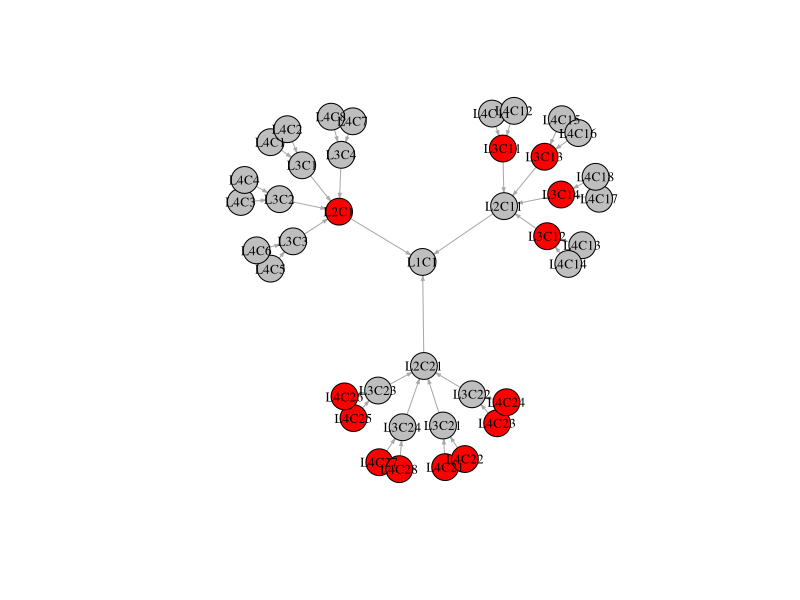

Here is the R script that generated this plot:
## ---- chunk 1
#clsList<-cbind(100,10)
#stdList<-c(1,1.5)
#dumDim<-5

LinearSimFunc <- function(clsList,stdList,dumDim) {
  totalDim <-length(clsList) + dumDim
  totalRow <- sum(clsList)
  mat<- matrix( rnorm(totalRow*totalDim,mean=0,sd=1), totalRow, totalDim) 
  Y <-matrix(0, totalRow, 1)
  cls<-matrix(0, totalRow, 1)
  k<-1
  for(i in seq(1, length(clsList), by = 1) )
  {
    n<-clsList[i]
    const1<-runif(1, min=2, max=10)
    for( j in seq(k,k+n-1) )
    {
      cls[j] <-i
      Y[j]<- const1*mat[j,i]
    }
    k<-k+n
  }
  return(list("Y"=Y,"mat"=mat,"cls"=cls))
}


clusterSimpleGenT1Func <- function(indvN) {
  N<-indvN*8
  clsLayer<-matrix(1, N, 3)
  nL2<-indvN*2
  for (i in seq(1,4) ) # fill 2nd layer
  {
    st<-(i-1)*nL2+1
    fn<-i*nL2
    clsLayer[ st:fn, 2]<-i;
    
  }
  for (i in seq(1,8) ) # fill 3nd layer
  {
    st<-(i-1)*indvN+1
    fn<-i*indvN
    clsLayer[ st:fn, 3]<-i;
    
  }
  clsList<-cbind(N)
  stdList<-c(1)
  dumDim<-19
  out<- LinearSimFunc(clsList,stdList,dumDim)
  return(list("clsLayer"=clsLayer,"Y"=out$Y,"X"=out$mat,"cls"=out$cls))
}

clusterSimpleGenT2Func <- function(indvN) {
  N<-indvN*8
  clsLayer<-matrix(1, N, 3)
  nL2<-indvN*2
  for (i in seq(1,4) ) # fill 2nd layer
  {
    st<-(i-1)*nL2+1
    fn<-i*nL2
    clsLayer[ st:fn, 2]<-i;
    
  }
  for (i in seq(1,8) ) # fill 3nd layer
  {
    st<-(i-1)*indvN+1
    fn<-i*indvN
    clsLayer[ st:fn, 3]<-i;
    
  }
  clsList<-cbind(nL2,nL2,nL2,nL2)
  stdList<-c(1,1,1,1)
  dumDim<-16
  out<- LinearSimFunc(clsList,stdList,dumDim)
  return(list("clsLayer"=clsLayer,"Y"=out$Y,"X"=out$mat,"cls"=out$cls))
}

clusterSimpleGenT3Func <- function(indvN) {
  N<-indvN*8
  clsLayer<-matrix(1, N, 3)
  nL2<-indvN*2
  for (i in seq(1,4) ) # fill 2nd layer
  {
    st<-(i-1)*nL2+1
    fn<-i*nL2
    clsLayer[ st:fn, 2]<-i;
    
  }
  for (i in seq(1,8) ) # fill 3nd layer
  {
    st<-(i-1)*indvN+1
    fn<-i*indvN
    clsLayer[ st:fn, 3]<-i;
    
  }
  clsList<-cbind(indvN,indvN,indvN,indvN,indvN,indvN,indvN,indvN)
  stdList<-c(1,1,1,1,1,1,1,1)
  dumDim<-12
  out<- LinearSimFunc(clsList,stdList,dumDim)
  return(list("clsLayer"=clsLayer,"Y"=out$Y,"X"=out$mat,"cls"=out$cls))
}

clusterSimpleGenT4Func <- function(indvN) {
  Data1<-clusterSimpleGenT1Func(indvN)
  Data2<-clusterSimpleGenT2Func(indvN)
  Data3<-clusterSimpleGenT3Func(indvN)
  
  clsLayer<-rbind(Data1$clsLayer,Data2$clsLayer+10,Data3$clsLayer+20)
  rN<-dim(clsLayer)[1]
  clsLayer<-cbind(numeric(rN)+1,clsLayer)
  Y<-rbind(Data1$Y,Data2$Y,Data3$Y)
  X<-rbind(Data1$X,Data2$X,Data3$X)
  cls<-rbind(Data1$cls,Data2$cls,Data3$cls)
  return(list("clsLayer"=clsLayer,"Y"=Y,"X"=X,"cls"=cls))
}

## ---- chunk 2
remappingClusterInx<-function(clsLayer)
{
  nL<- dim(clsLayer)[2]
  nIdv<-dim(clsLayer)[1]
  nclsLayer<-matrix(1, nIdv, nL)
  clsNameMappingTable<-list()
  for(i in seq(1,nL))
  {
    currLayer<-clsLayer[,i]
    currLayerList<-unique(currLayer)
    #print(sprintf("rmmfunc L%d",i) )
    #print(currLayerList)
    for( j in seq(1,length(currLayerList)))
    {
      targetInxvec <-currLayer== currLayerList[j]
      nclsLayer[targetInxvec,i] <-j
    }
    clsNameMappingTable[[i]]<-currLayerList
  }
  
  return(list("nclsLayer"=nclsLayer,"clsNameMappingTable"=clsNameMappingTable))
}
## ---- chunk 3
# setting
linearModelTraining<-function(DataT)
{
  
insigThs <- 1e-8
alpha<- 0.05
# ====================

out1<-remappingClusterInx(DataT$clsLayer)
DataT$clsLayer<-out1$nclsLayer
DataT$clsNameMappingTable<-out1$clsNameMappingTable
out<-dim(DataT$clsLayer)
N<-out[[1]]
nL<-out[[2]]
models<-list()
residualMat<-matrix(0,N,nL)
nNodes <-0
IDk<-1
for(inx in seq(1,nL))
{
  currLayer<- DataT$clsLayer[,inx]
  currLayerList<-unique(currLayer)
  nCls<- length( currLayerList )
  nNodes<-nNodes + nCls
  submodels<-list()
  for(inx2 in seq(1,nCls))
  {
    inxFilterVec<- currLayer == currLayerList[inx2]
    x<-DataT$X[inxFilterVec,]
    y<-DataT$Y[inxFilterVec,]
    df = data.frame(y, x)
    #===========================st Linear model
    submodels[[inx2]] <- lm(y ~ ., data = df)
    submodels[[inx2]] $ID<-IDk
    IDk<-IDk +1
    #===========================fn Linear model
    if(inx<nL)
      submodels[[inx2]]$ChildrenCls<- unique(DataT$clsLayer[inxFilterVec,inx+1])
    else
      submodels[[inx2]]$ChildrenCls<- NULL
    
    if(inx>1)
    {
      submodels[[inx2]]$ParentCls<- unique(DataT$clsLayer[inxFilterVec,inx-1])
    }
    else
      submodels[[inx2]]$ParentCls<- NULL
    
    submodels[[inx2]]$optFlag<-FALSE
    
    SelectedFeatures<- summary(submodels[[inx2]])$coefficients[,4] < alpha
    sigFeature<- abs(summary(submodels[[inx2]])$coefficient[,1])>insigThs
    
    SelectedFeatures<- SelectedFeatures & sigFeature 
    selFeatureSet<-1:length(SelectedFeatures)
    selFeatureSet<- selFeatureSet[SelectedFeatures]
    submodels[[inx2]]$selFeatureSet<-selFeatureSet
    
    if(length(y)>1)
      residualMat[inxFilterVec,inx] <- submodels[[inx2]]$residuals
    else
      residualMat[inxFilterVec,inx] <-sum(submodels[[inx2]]$residuals)
    
    submodels[[inx2]]$clsName<-sprintf("C%g",DataT$clsNameMappingTable[[inx]][[inx2]])
    print(sprintf("Layer%d,Cls:%s",inx,submodels[[inx2]]$clsName))
  }
  
  models[[inx]]<-submodels
}
  DataT$nNodes<-nNodes
  return(list("models"=models,"DataT"=DataT))
}
## ---- chunk 4
realNumBits = 64
insigThs = 1
#============= NEW
getRealStoreBits<-function(realVec)
{
  # getRealStoreBits(realVec)$realVecBits
  normalizedRealVec<-realVec
  normalizedRealVec[abs(normalizedRealVec)==insigThs]<-2 # for val = 1 need 2 bits
  normalizedRealVec[abs(normalizedRealVec)<insigThs]<-1
  realVecBits <- sum( ceiling(log2(abs(normalizedRealVec)) )+1)
  return(list("realVecBits"=realVecBits))
}

getModelInfoRecRatio<-function(h1ResidualVec,h2ResidualVec,h1coeff,h2coeff)
{
  h1ResBits<-getRealStoreBits(h1ResidualVec)$realVecBits
  h2ResBits<-getRealStoreBits(h2ResidualVec)$realVecBits
  h1modelBits <- getRealStoreBits(h1coeff)$realVecBits
  h2modelBits <- getRealStoreBits(h2coeff)$realVecBits
  h1TotalBits <- (h1ResBits+h1modelBits )
  h2TotalBits <- (h2ResBits+h2modelBits )
  modelInfoRecBitsRatio<-(  h1TotalBits -  h2TotalBits )/h1TotalBits
  return(list("modelInfoRecRatio"=modelInfoRecBitsRatio,"h1ResBits"=h1ResBits,"h2ResBits"=h2ResBits,"h1modelBits"=h1modelBits,"h2modelBits"=h2modelBits))
}
## ---- chunk 5
crossValEstFunc<-function(X,Y,clsInxVec)
{
  # X is a vector of independent vars, Y is a vector of a dependent var.
  # clsInxVec is a vector of clustering indices of rows in X and Y.
  # clsInxVec is always the local index vector!
  
  # return Coefficient of Determination R^2
  clsVec<-unique(clsInxVec)
  predY<-numeric(length(Y))
  
  #print(length(clsVec))
  for(cls in clsVec)
  {
    # cls is the validate cluster and the rest are training part
    currClsInx<-clsInxVec == cls
    currReverseClsInx <- !currClsInx # training
    
    #print(sprintf("Cls%d, Length%d",cls,sum(currClsInx)))
    
    x<-X[currReverseClsInx,]
    y<-Y[currReverseClsInx]
    
    df = data.frame(y, x)
    
    
    model1<- lm(y ~ ., data = df)
    
    if(sum(currClsInx)!=1)
    {
      predYtmp<-predict(model1, data.frame(X[currClsInx,]) )
    }
    else
      predYtmp<-0

    predY[currClsInx]<-predYtmp
  }
  return(list("r2"=cor(Y,predY)^2))
}

crossVal10FoldEstFunc<-function(X,Y)
{
  # X is a vector of independent vars, Y is a vector of a dependent var.
  # clsInxVec is a vector of clustering indices of rows in X and Y.
  # clsInxVec is always the local index vector!
  
  # return Coefficient of Determination R^2
  
  train.control <- trainControl(method = "cv", number = 10)

  x<-X
  y<-Y
  
  df = data.frame(y, x)
  
  
  model1 <- train(y ~., data = df, method = "lm",
             trControl = train.control)

  return(list("r2"=model1$results$Rsquared))
}
## ---- chunk 6
library(caret)
FindMaxHomoPartition<-function(DataT,gamma)
{
minR2cv<-Inf
out<-dim(DataT$clsLayer)
N<-out[[1]]
nL<-out[[2]]
Vc <-cbind(numeric(N),numeric(N))
out<-linearModelTraining(DataT)
models<-out$models
DataT<-out$DataT

#options( warn = -1 )
for(k in seq(1,nL))
{
  
  nCls<-length(models[[k]]) # number of cluster in ith layer
  currLayerList<- unique(DataT$clsLayer[,k])
  cat("\014")
  for(j in seq(1,nCls)) 
  {
     
    inxFilterVec<-DataT$clsLayer[,k] == currLayerList[j] # selecting only members of jth cluster in ith layer
    H0coeff<-mean(DataT$Y[inxFilterVec],na.rm = TRUE)
    H0Residual<- DataT$Y[inxFilterVec]-H0coeff
    H1coeff<-models[[k]][[j]]$coefficients
    HlinResidual<-models[[k]][[j]]$residuals
    
    H0Residual[is.na(H0Residual)]<-0
    H1coeff[is.na(H1coeff)]<-0
    HlinResidual[is.na(HlinResidual)]<-0
    
    # positive modelInfoRecRatio  == H1 better than H0
    modelInfoRecRatio<- getModelInfoRecRatio(H0Residual,HlinResidual,H0coeff,H1coeff)$modelInfoRecRatio
    

    models[[k]][[j]]$modelInfoRecRatio<-modelInfoRecRatio # modelInfoRecRatio>0 mean better than H0
    if(min(Vc[inxFilterVec,1])==0 )
    {
      if(!is.null(models[[k]][[j]]$ChildrenCls))
      {
        HparentCoeff<-H1coeff
        HparentResidual<-HlinResidual
        HparentCoeff[is.na(HparentCoeff)]<-0
        HparentResidual[is.na(HparentResidual)]<-0
        
        
        HchildrenCoeff<-list()
        HchildrenResidual<-list()
        
        
        #======= cross-validation
        clsInxVec<-DataT$clsLayer[inxFilterVec,k+1]
        if(length(unique(clsInxVec))>1)
        {
          R2cv<-crossValEstFunc(DataT$X[inxFilterVec,],DataT$Y[inxFilterVec],clsInxVec)$r2
          
          for(chCls in models[[k]][[j]]$ChildrenCls)
          {
            HchildrenCoeff<-append(HchildrenCoeff,t(as.list(models[[k+1]][[chCls]]$coefficients)) )
            HchildrenResidual<-append(HchildrenResidual,as.list(models[[k+1]][[chCls]]$residuals) )
          }
          HchildrenCoeff<-as.numeric(HchildrenCoeff)
          HchildrenCoeff[is.na(HchildrenCoeff)]<-0
          
          HchildrenResidual<-as.numeric(HchildrenResidual)
          HchildrenResidual[is.na(HchildrenResidual)]<-0
          clustInfoRecRatio<- getModelInfoRecRatio(HchildrenResidual,HparentResidual,HchildrenCoeff,HparentCoeff)$modelInfoRecRatio
          models[[k]][[j]]$clustInfoRecRatio<-clustInfoRecRatio
        
        }else
        {
          R2cv<-0
          clustInfoRecRatio<-0
        }
#         print(sprintf("R2cv:%f",R2cv))
        models[[k]][[j]]$R2cv<-R2cv
        
        # end cross-validation
        
        
        if(clustInfoRecRatio >0 && R2cv>=gamma )
        {
          minR2cv<-min(c(minR2cv,R2cv))
          Vc[inxFilterVec,1] <- k
          Vc[inxFilterVec,2] <- j 
        }
    
      }else # No child
      {
        if(sum(inxFilterVec)>100)
        {
          R2cv<-crossVal10FoldEstFunc(DataT$X[inxFilterVec,],DataT$Y[inxFilterVec])$r2
        }
        else
        {
          R2cv<-0
        }
#         print(sprintf("R2cv:%f",R2cv))
        minR2cv<-min(c(minR2cv,R2cv))
        models[[k]][[j]]$R2cv<-R2cv
        Vc[inxFilterVec,1] <- k
        Vc[inxFilterVec,2] <- j
      }
      print(sprintf("Calculating Layer%d,Cls%d:modelInfoRecRatio %f, R2cv %f",k,j,modelInfoRecRatio,R2cv))
    }
  }
}

Copt<-unique(Vc)
M<-dim(Copt)[1]
Copt<-cbind(Copt,numeric(M),numeric(M))
for(j in seq(1,M))
{
  Copt[j,3] <- models[[Copt[j,1]]][[Copt[j,2]]]$modelInfoRecRatio
  Copt[j,4] <- models[[Copt[j,1]]][[Copt[j,2]]]$R2cv
}
cat("\014") 
print("========== List of Optimal Clusters ==========")
for(i in seq(1,M))
{
  clsName<-models[[Copt[i,1]]][[Copt[i,2]]]$clsName
  print(sprintf("Layer%d,ClS-%s:modelInfoRecRatio=%.2f, R2cv=%.2f",Copt[i,1],clsName,Copt[i,3],Copt[i,4]) )
}
print(sprintf("minR2cv:%f",minR2cv))
#print(Copt)
#options( warn = 1 )
return(list("Copt"=Copt,"models"=models,"minR2cv"=minR2cv,"DataT"=DataT) )
}

## ---- chunk 7
greedyAlgo<-function(DataT,out)
{
N<-length(DataT$Y)
flagVec<-logical(N)
nL<-dim(DataT$clsLayer)[2]
Vc <-cbind(numeric(N),numeric(N))
mSquareErr<-list()
sortVec<-list()
sortCls<-list()
l<-1
for(k in seq(1,nL) )
{
  currLayer<-unique(DataT$clsLayer[,k])
  layerMSquareErr<-list()
  for(j in seq(1,length(currLayer) ) )
  {
    sortVec[[l]]<-mean(out$models[[k]][[j]]$residuals^2)
    sortCls[[l]]<-c(j,k)
    l=l+1
  }
  
}
sortVec<-as.numeric(sortVec)
orderVec<-order(sortVec)

for(i in orderVec)
{
  currCls<-sortCls[[i]]
  mark<-unique(DataT$clsLayer[,currCls[2]])
  inxVec<-DataT$clsLayer[,currCls[2]] == mark[currCls[1] ]
  if(sum(flagVec[inxVec])==0)
  {
    flagVec[inxVec]<-TRUE
    k<-currCls[2] # Layer
    j<-currCls[1] # Cls in Layer
    Vc[inxVec,1]<-k
    Vc[inxVec,2]<-j
    
    print(sprintf("Greedy: Layer%d, cls%d",k,j) )
    if(is.null(out$models[[k]][[j]]$R2cv))
    {
      inxFilterVec<-DataT$clsLayer[,k] == j # selecting only members of jth cluster in ith layer
      out$models[[k]][[j]]$R2cv<- crossVal10FoldEstFunc(DataT$X[inxFilterVec,],DataT$Y[inxFilterVec])$r2
    }
  }
}
CoptGreedy<-unique(Vc)
return(list("Copt"=CoptGreedy,"out"=out))
}
## ---- chunk 8
# support function
getResidualFromCopt<-function(Copt,models)
{
  M<-dim(Copt)[1]
  residuals<-list()
  for(i in seq(1,M))
  {
    residuals<-append(residuals,models[[Copt[i,1]]][[Copt[i,2]]]$residuals)
  }
  return(list("residuals"=as.numeric(residuals) ) )
}
getPartitionFscore<-function(TrueCopt,Copt,clsLayer)
{
  # TrueCopt[k,j] 

  TrueCopt<-matrix(TrueCopt,ncol=2)
  #Copt<-matrix(Copt,ncol=4)
  N1<-dim(TrueCopt)[1]
  N2<-dim(Copt)[1]
  TrueFlag<-logical(N1)
  PredFlag<-logical(N2)
  Fscore<-0
  TP<-0
  FP<-0
  FN<-0
  
  for(i1 in seq(1,N1))
  {
    currTrCls<-TrueCopt[i1,1:2]
    for(i2 in seq(1,N2))
    {
      currPdCls<-Copt[i2,1:2]
      if( sum(currTrCls ==currPdCls) ==2 ) # true cls is in pred cls set
      {
        TrueFlag[i1] = TRUE
        PredFlag[i2] = TRUE
        break
      }
    }
  }
  # Find true positive and false negative
  for(i1 in seq(1,N1))
  {
    currTrCls<-TrueCopt[i1,1:2]
    if(TrueFlag[i1]==TRUE)
    {
      TP<-TP+ sum(clsLayer[,currTrCls[1]] == currTrCls[2])
    }
    else
    {
      FN<-FN+ sum(clsLayer[,currTrCls[1]] == currTrCls[2]) 
    }
  }
  # Find  false positive
  for(i2 in seq(1,N2))
  {
    currPdCls<-Copt[i2,1:2]
   # print(currPdCls)
    if(PredFlag[i2]==FALSE)
    {
      FP<-FP+ sum(clsLayer[,currPdCls[1]] == currPdCls[2])
    }
  }
  
  prcVal<-TP/(TP+FP)
  recall<-TP/(TP+FN)
  Fscore<-2*(prcVal*recall)/(recall+prcVal)
  return(list("prcVal"=prcVal,"recall"=recall,"Fscore"=Fscore))
}

## ---- chunk 9
#========= Test 

# DataT<-clusterSimpleGenT1Func(10000)
# DataT<-clusterSimpleGenT2Func(10000)
# DataT<-clusterSimpleGenT3Func(10000)
DataT<-clusterSimpleGenT4Func(10000) # Type of simulation datasets

gamma <- 0.05 # Gamma parameter

out<-FindMaxHomoPartition(DataT,gamma)
out2<-greedyAlgo(out$DataT,out)
CoptGreedy<-out2$Copt
out<-out2$out

OPTresiduals<-getResidualFromCopt(out$Copt,out$models)$residuals
GreedyResiduals<-getResidualFromCopt(CoptGreedy,out$models)$residuals
RegResiduals<-out$models[[1]][[1]]$residuals
H0Residuals<-DataT$Y - mean(DataT$Y)
cat("\014") 
print(sprintf("OPT Residuals: RMSE=%g",sqrt(mean(OPTresiduals^2)) ))
print(sprintf("Greedy Residuals: RMSE=%g",sqrt(mean(GreedyResiduals^2)) ))
print(sprintf("Reg Residuals: RMSE=%g",sqrt(mean(RegResiduals^2)) ))
print(sprintf("\bar{Y} Residuals: RMSE=%g",sqrt(mean(H0Residuals^2)) ))
#FscoreOut<-getPartitionFscore(DataT$GrTHCopt,out$Copt,DataT$clsLayer)
## ---- chunk 10
library(igraph)
adjMat<- matrix(0,out$DataT$nNodes,out$DataT$nNodes)
nameList<-list()
graphOPTflag<-logical()


mainCOPT<-out$Copt
nL<-length(out$models)
k<-1
optCount<-0




for(i in seq(1,nL)) # ith Layer
{
  
  # =============
  flag1<-FALSE
  if( is.element(i,mainCOPT[,1] ) ) # this layer contains opt?
  {
    inxVec<-mainCOPT[,1] == i
    flag1<-TRUE

  }
  currLayer<- out$DataT$clsLayer[,i]
  nCls<-length(unique(currLayer) )

  for(j in seq(1,nCls)) # Nodes in ith layer
  {
    if(i>1) # build a graph
    {
      cID<-out$models[[i]][[j]]$ID
      parentCls<-out$models[[i]][[j]]$ParentCls
      pID<-out$models[[i-1]][[parentCls]]$ID
      adjMat[cID,pID]<- 1
      i
    }

    nameList[k]<-sprintf("L%dC%g",i,out$DataT$clsNameMappingTable[[i]][[j]])

    if( flag1 )
    {
      
      if(is.element(j,mainCOPT[inxVec,2])) # if found opt
      {
        graphOPTflag[k]<-TRUE

        optCount<-optCount+1
      }
      else
        graphOPTflag[k]<-FALSE
    }
    else
      graphOPTflag[k]<-FALSE
    k<-k+1
  }
}


g1 <- graph_from_adjacency_matrix( adjMat   ) %>%
  set_vertex_attr("label", value = nameList)


V(g1)$color <- ifelse(graphOPTflag == TRUE, "red", "gray")

#set_vertex_attr(g1,"label", value = nameList)
V(g1)$label.cex = 0.8
plot(g1, layout =  layout.auto,edge.arrow.size=0.25,vertex.label.color = "black")
